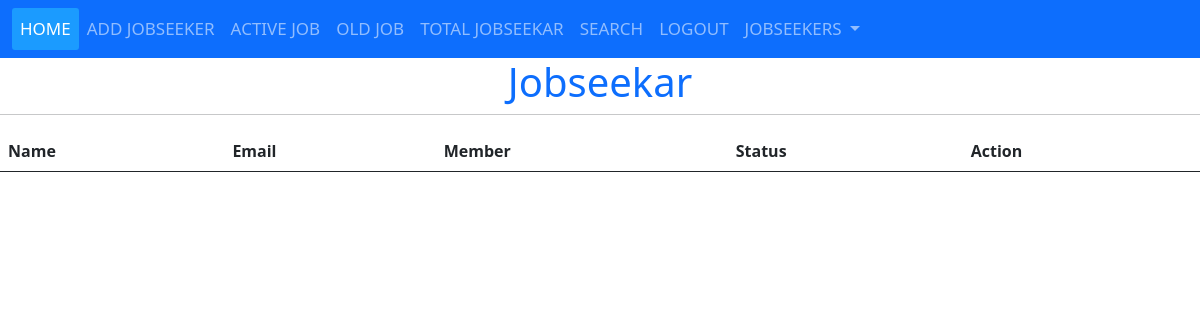
The page /pending on the database as committed earlier.
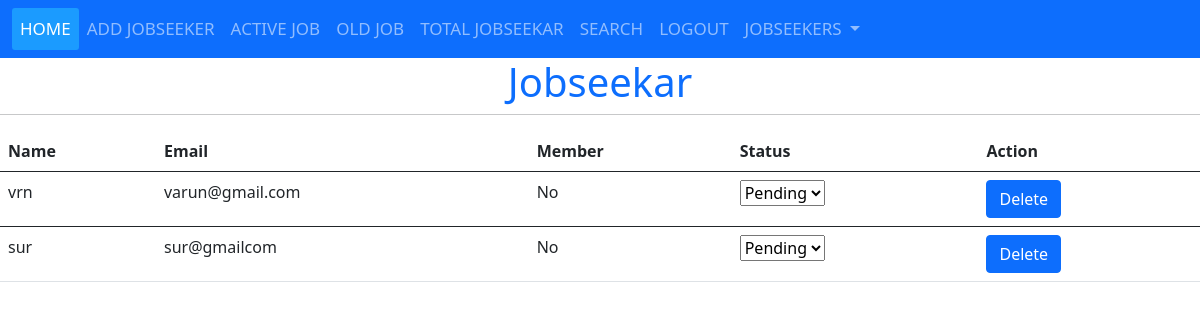
The same page on the database as committed later.
### coaching/models.py (models this page shows, shortened)
class Jobseekar(models.Model):
    name=models.CharField(max_length=50)
    email=models.CharField(max_length=50)
    password=models.CharField(max_length=50)
    course=models.CharField(max_length=50,default="")
    course_type=models.CharField(max_length=50,default="")
    member=models.CharField(max_length=50,default="")
    status=models.CharField(max_length=50,default="")
    branch=models.CharField(max_length=50,default="")

### coaching/views.py (the view)
# urls.py: path('pending',views.pending,name='pending'),
def pending(request):
    data=Jobseekar.objects.filter(status='Pending')
    return render(request,'coaching/pending.html',{"key":data})

### coaching/templates/coaching/pending.html (shortened to what this page needs)
{% extends 'coaching/admin_home.html' %}
{% block middle %}
 <div class="container-fluid">
      <div class="row">
        <h1 class="text-center text-primary">Jobseekar</h1>
        <hr>
        <table class="table table-hover display">
           <thead> <tr>
               <th>Name</th><th>Email</th><th>Member</th><th>Status</th><th>Action</th></tr></thead>
                <tbody>
                  {% for i in key %}
                <tr id="{{i.member}}"><td>{{i.name}}</td><td>{{i.email}}</td><td>{{i.member}}</td><td><select id="{{i.id}}" name="status" class="status">
                    <option value="Pending" {% if i.status == "Pending" %} selected="true"  {% endif %}>Pending</option>,
                    <td><a href="{% url 'delete_jobseekers' i.id %}"  class="btn btn-primary" onclick="return confirm('Are you sure')" >Delete</a></td></tr></tbody>
                    {% endfor %}
        </table>
      </div>
    </div>
    {% endblock %}

### coaching/templates/coaching/admin_home.html (shortened to what this page needs)
<!doctype html>
<html lang="en">
  <head>
    <link href="https://cdn.jsdelivr.net/npm/bootstrap@5.0.2/dist/css/bootstrap.min.css" rel="stylesheet">
  </head>
  <body>
    <nav class="navbar navbar-expand-lg navbar-dark bg-primary">
  <div class="container-fluid">
    <div class="collapse navbar-collapse" id="navbarSupportedContent">
      <ul class="navbar-nav me-auto mb-2 mb-lg-0">
        <li class="nav-item">
          <a class="nav-link active" aria-current="page" href="admin_home">Home</a>
        </li>
        <li class="nav-item">
          <a class="nav-link" href="admin_add_jobseekar">Add Jobseeker</a>
        </li>
        <li class="nav-item">
          <a class="nav-link" href="alljob">Active Job</a>
        </li>
        <li class="nav-item">
          <a class="nav-link" href="oldjob">Old job</a>
        </li>
        <li class="nav-item">
          <a class="nav-link" href="all">Total Jobseekar</a>
        </li>
        <li class="nav-item">
          <a class="nav-link" href="search">Search</a>
        </li>
        <li class="nav-item">
          <a class="nav-link" href="admin_logout">Logout</a>
        </li>
        <li class="nav-item dropdown">
          <a class="nav-link dropdown-toggle" href="#" id="navbarDropdown" role="button" data-bs-toggle="dropdown" aria-expanded="false">
            Jobseekers
          </a>
        </li>
      </ul>
    </div>
  </div>
</nav>
{% block middle %}
{% endblock %}
  </body>
</html>

### coaching/templates/coaching/admin_home.html (style rules this page uses)
nav ul li a { color: white; font-size: 17px; padding: 7px 13px; border-radius: 3px; text-transform: uppercase; }
a.active, a:hover { background: #1b9bff; transition: .5s; }

Rows that differ between the two databases and show on the page:
added Jobseekar: name "vrn", email "varun@gmail.com", member "No", status "Pending"
added Jobseekar: name "sur", email "sur@gmailcom", member "No", status "Pending"
